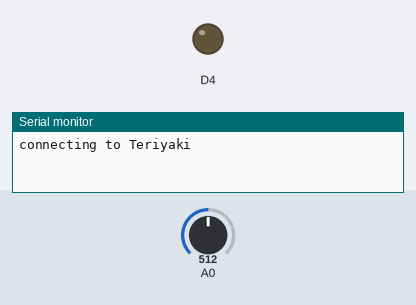
A sketch run on a simulated ESP8266 (NodeMCU). On the bench: output pins drawn as LEDs (lit = HIGH), the last lines printed to the serial monitor. The test bench sets the inputs (shaded band); at power-on: A0 = 512. WiFi joins after 1.5 s; servers stay silent unless stated.

Above: at 0.1 s.
At 1.8 s:
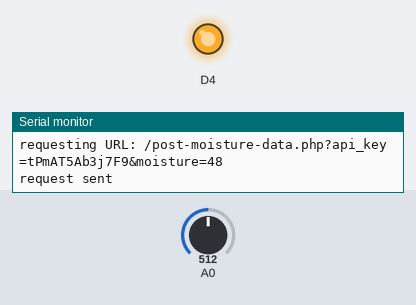
Timing chart, 0 to 3.3 s (numbered marks = the images above):
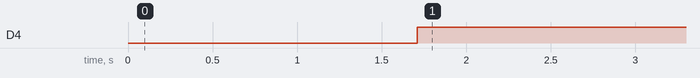

Measured:
- by itself, D4: LOW → HIGH at 1.7 s

The sketch:

ESP8266_Code.ino
```cpp
#include <ESP8266WiFi.h>
#include <WiFiClientSecure.h>

const char* ssid = "Teriyaki";
const char* password = "theresee";

const char* host = "automatic-irrigation-system.herokuapp.com";
const int httpsPort = 443;

const char fingerprint[] PROGMEM = "94fcf6236c37d5e792783c0b5fad0ce49efd9ea8";

void setup() {
  Serial.begin(115200);
  Serial.println();
  Serial.print("connecting to ");
  Serial.println(ssid);
  WiFi.mode(WIFI_STA);
  WiFi.begin(ssid, password);
  while (WiFi.status() != WL_CONNECTED) {
    delay(500);
    Serial.print(".");
  }
  Serial.println("");
  Serial.println("WiFi connected");
  Serial.println("IP address: ");
  Serial.println(WiFi.localIP());

  pinMode(D4, OUTPUT);
}

void loop() {
  WiFiClientSecure client;
  Serial.print("connecting to ");
  Serial.println(host);

  Serial.printf("Using fingerprint '%s'\n", fingerprint);
  client.setFingerprint(fingerprint);

  if (!client.connect(host, httpsPort)) {
    Serial.println("connection failed");
    return;
  }

  int moisture = analogRead(A0);

  moisture = map(moisture, 1000,10,0,100);
  Serial.print("Mositure : ");
  Serial.print(moisture);
  Serial.println("%");
  Serial.println();

  if(moisture < 0){
    digitalWrite(D4, LOW);
  }else{
    digitalWrite(D4, HIGH);
  }

  String url = "/post-moisture-data.php?api_key=tPmAT5Ab3j7F9&moisture=";
  url += moisture;
  Serial.print("requesting URL: ");
  Serial.println(url);

  client.print(String("GET ") + url + " HTTP/1.1\r\n" +
               "Host: " + host + "\r\n" +
               "Content-Type: application/x-www-form-urlencoded"+ "\r\n" +
               "User-Agent: BuildFailureDetectorESP8266\r\n" +
               "Connection: close\r\n\r\n");

  Serial.println("request sent");

  delay(5000);
}
```
